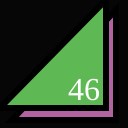
Frame 1 (no input)
Frame 60 (no input): identical to frame 1, image omitted
Frame 120 (the mouse pressed at the canvas centre since frame 60): identical to frame 1, image omitted

The p5.js sketch that drew this single still picture (run headless with seeded random() and noise() and a simulated clock; from frame 60 on, the mouse is pressed at the canvas centre):

// p5.js sketch
// ── sketch.js
function setup() {
  createCanvas(128,128);
}

function draw() {
  background(6);
  strokeWeight(6);
  fill(178, 100, 162);
  triangle(12,120,116,120,116,10);
  fill(94, 185, 84);
  triangle(0,108,106,108,106,0);
  fill(255);
  textSize(32);
  textFont("serif");
  text("46", 68, 100);
}
